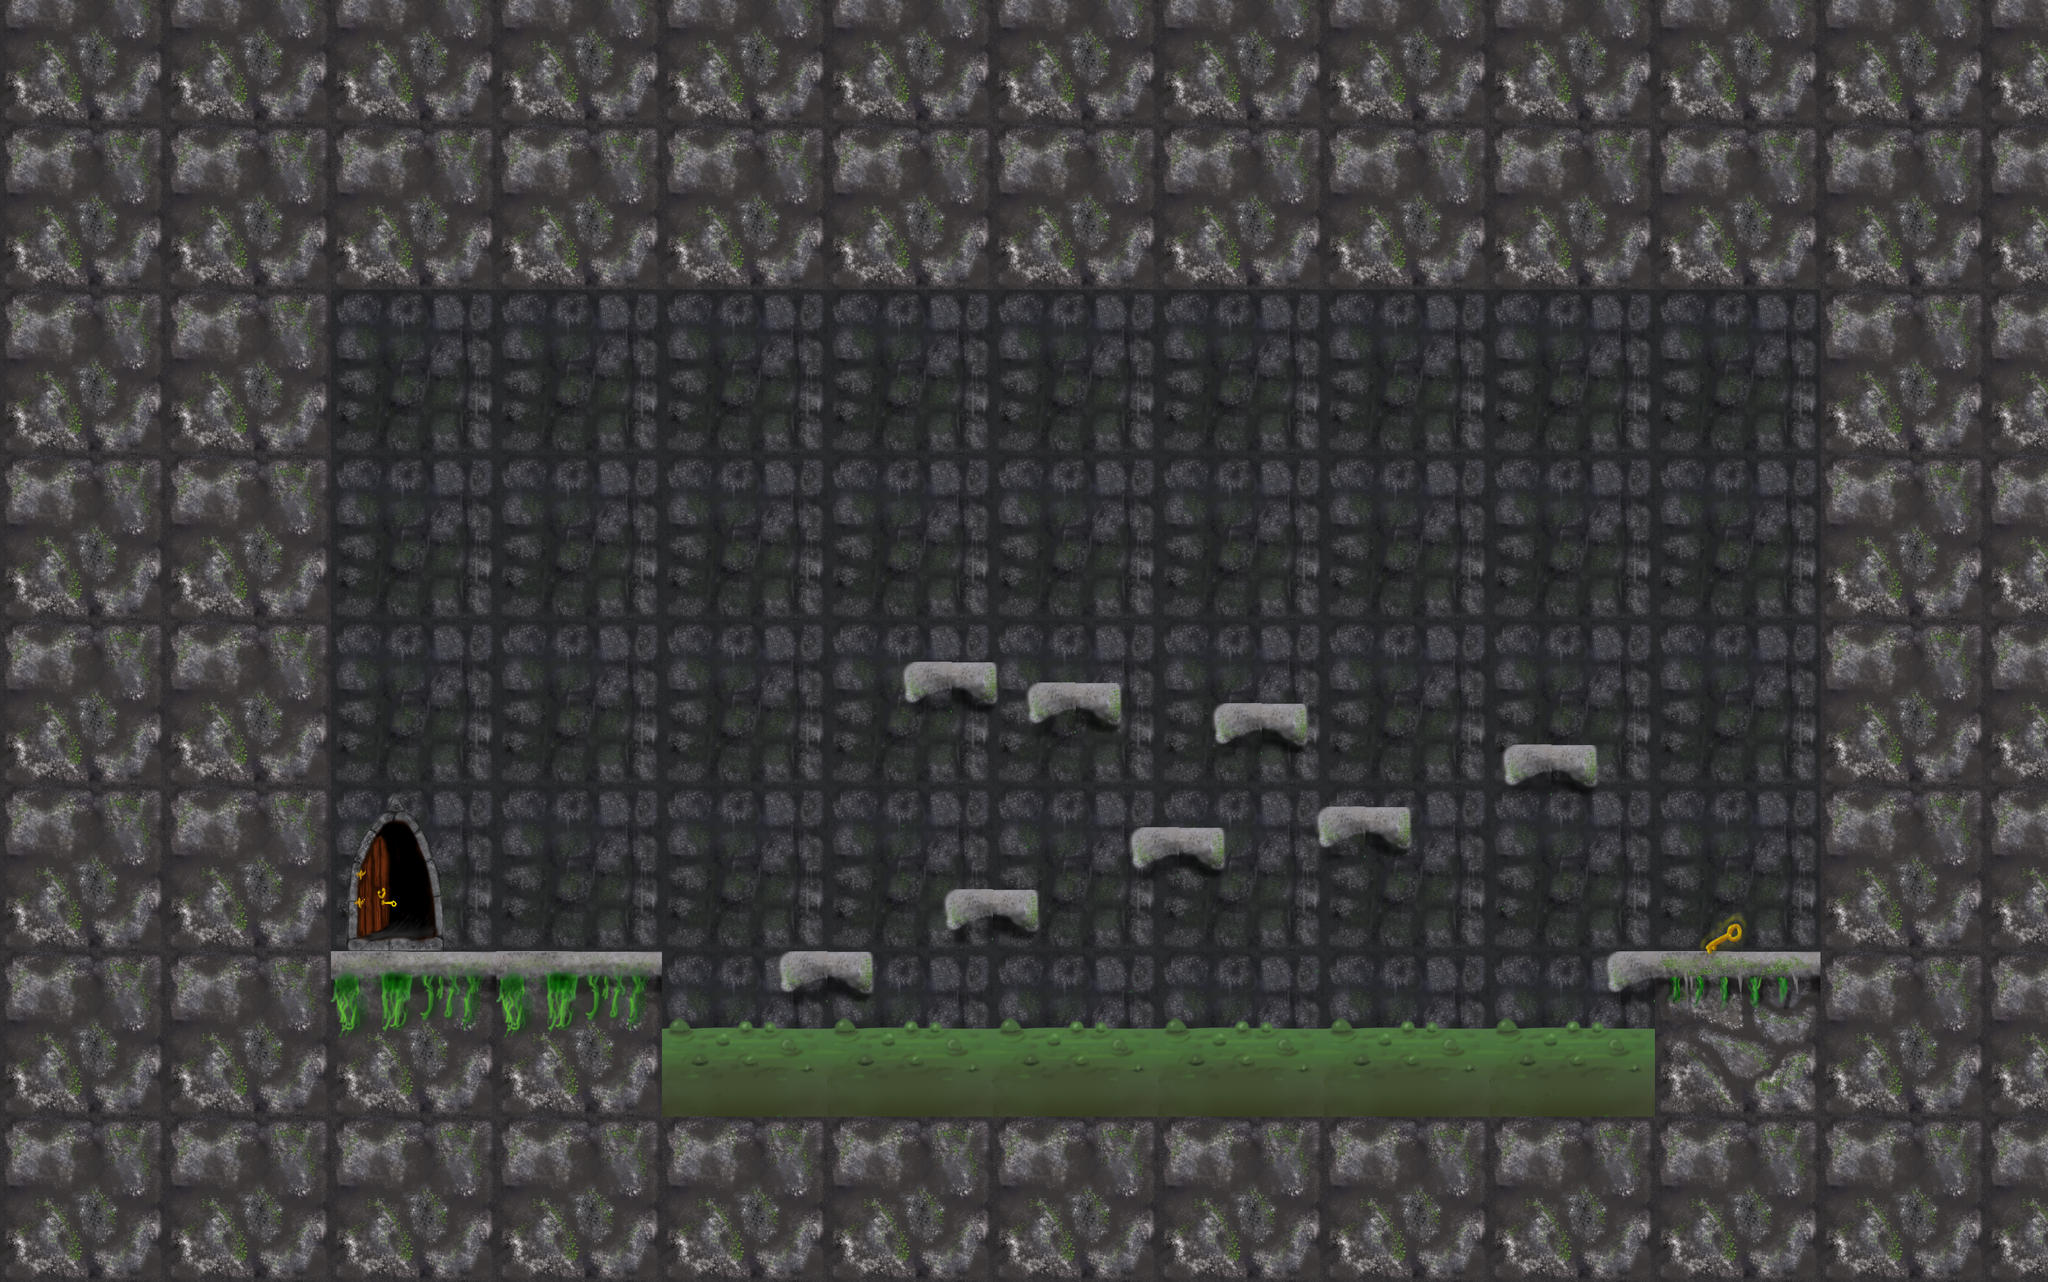

This game map was drawn from its Tiled (.tmx) file and the tilesets committed beside it. A one-line description and the trimmed map source follow:
An orthogonal 99x62 tile map with 32x32 px tiles, 6 tile layers (solid, background, water, floor, ...), 6 tilesets.

<map version="1.0" orientation="orthogonal" width="99" height="62" tilewidth="32" tileheight="32">
 <tileset firstgid="1" name="wall" tilewidth="256" tileheight="256">
  <image source="../images/wall.png" width="1024" height="1024" />
 </tileset>
 <tileset firstgid="17" name="items" tilewidth="128" tileheight="128">
  <image source="../images/items.png" width="1024" height="1024" />
 </tileset>
 <tileset firstgid="81" name="furniture2" tilewidth="256" tileheight="256">
  <image source="../images/furniture2.png" width="1024" height="1024" />
 </tileset>
 <tileset firstgid="97" name="furniture" tilewidth="256" tileheight="256">
  <image source="../images/furniture.png" width="1024" height="1024" />
 </tileset>
 <tileset firstgid="113" name="creepers" tilewidth="128" tileheight="128">
  <image source="../images/creepers.png" width="800" height="600" />
 </tileset>
 <tileset firstgid="137" name="bookshelf" tilewidth="256" tileheight="256">
  <image source="../images/bookshelf.png" width="1024" height="1024" />
 </tileset>
 <layer name="solid" width="99" height="62">
  <data>[6138 cells, 63 non-empty, 3 distinct tile ids]</data>
 </layer>
 <layer name="background" width="99" height="62">
  <data>[6138 cells, 45 non-empty, 2 distinct tile ids]</data>
 </layer>
 <layer name="water" width="99" height="62">
  <data>[6138 cells, 7 non-empty, 2 distinct tile ids]</data>
 </layer>
 <layer name="floor" width="99" height="62">
  <data>[6138 cells, 20 non-empty, 4 distinct tile ids]</data>
 </layer>
 <layer name="door" width="99" height="62">
  <data>[6138 cells, 1 non-empty, 1 distinct tile ids]</data>
 </layer>
 <layer name="key" width="99" height="62">
  <data>[6138 cells, 1 non-empty, 1 distinct tile ids]</data>
 </layer>
</map>
